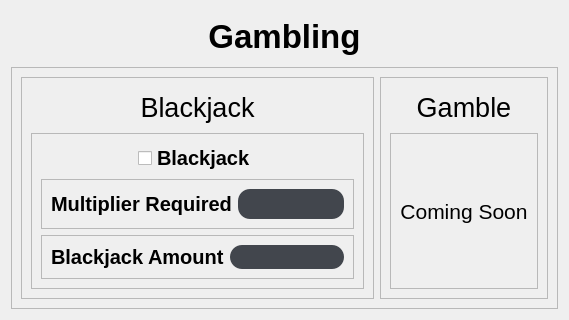
            <widget class="QWidget" name="gambling">
             <layout class="QVBoxLayout" name="verticalLayout_10">
              <item>
               <widget class="QLabel" name="gambling_title">
                <property name="minimumSize">
                 <size>
                  <width>0</width>
                  <height>50</height>
                 </size>
                </property>
                <property name="maximumSize">
                 <size>
                  <width>16777215</width>
                  <height>50</height>
                 </size>
                </property>
                <property name="font">
                 <font>
                  <family>Segoe UI</family>
                  <pointsize>25</pointsize>
                  <weight>75</weight>
                  <bold>true</bold>
                 </font>
                </property>
                <property name="text">
                 <string>Gambling</string>
                </property>
                <property name="alignment">
                 <set>Qt::AlignCenter</set>
                </property>
               </widget>
              </item>
              <item>
               <widget class="QFrame" name="gambling_frame">
                <property name="sizePolicy">
                 <sizepolicy hsizetype="Preferred" vsizetype="Expanding">
                  <horstretch>0</horstretch>
                  <verstretch>0</verstretch>
                 </sizepolicy>
                </property>
                <property name="frameShape">
                 <enum>QFrame::StyledPanel</enum>
                </property>
                <property name="frameShadow">
                 <enum>QFrame::Raised</enum>
                </property>
                <layout class="QHBoxLayout" name="horizontalLayout_5">
                 <item>
                  <widget class="QFrame" name="blackjack">
                   <property name="frameShape">
                    <enum>QFrame::StyledPanel</enum>
                   </property>
                   <property name="frameShadow">
                    <enum>QFrame::Raised</enum>
                   </property>
                   <layout class="QVBoxLayout" name="verticalLayout_15">
                    <item alignment="Qt::AlignTop">
                     <widget class="QLabel" name="label">
                      <property name="minimumSize">
                       <size>
                        <width>0</width>
                        <height>40</height>
                       </size>
                      </property>
                      <property name="maximumSize">
                       <size>
                        <width>16777215</width>
                        <height>40</height>
                       </size>
                      </property>
                      <property name="font">
                       <font>
                        <family>Segoe UI</family>
                        <pointsize>20</pointsize>
                        <weight>50</weight>
                        <bold>false</bold>
                       </font>
                      </property>
                      <property name="text">
                       <string>Blackjack</string>
                      </property>
                      <property name="alignment">
                       <set>Qt::AlignCenter</set>
                      </property>
                     </widget>
                    </item>
                    <item>
                     <widget class="QFrame" name="bj_frame">
                      <property name="sizePolicy">
                       <sizepolicy hsizetype="Preferred" vsizetype="Expanding">
                        <horstretch>0</horstretch>
                        <verstretch>0</verstretch>
                       </sizepolicy>
                      </property>
                      <property name="frameShape">
                       <enum>QFrame::StyledPanel</enum>
                      </property>
                      <property name="frameShadow">
                       <enum>QFrame::Raised</enum>
                      </property>
                      <layout class="QVBoxLayout" name="verticalLayout_17">
                       <item alignment="Qt::AlignHCenter">
                        <widget class="QCheckBox" name="blackjack_btn">
                         <property name="font">
                          <font>
                           <family>Segoe UI</family>
                           <pointsize>15</pointsize>
                           <weight>75</weight>
                           <bold>true</bold>
                          </font>
                         </property>
                         <property name="cursor">
                          <cursorShape>PointingHandCursor</cursorShape>
                         </property>
                         <property name="layoutDirection">
                          <enum>Qt::LeftToRight</enum>
                         </property>
                         <property name="text">
                          <string>Blackjack</string>
                         </property>
                        </widget>
                       </item>
                       <item>
                        <widget class="QFrame" name="frame_5">
                         <property name="minimumSize">
                          <size>
                           <width>0</width>
                           <height>50</height>
                          </size>
                         </property>
                         <property name="maximumSize">
                          <size>
                           <width>16777215</width>
                           <height>50</height>
                          </size>
                         </property>
                         <property name="frameShape">
                          <enum>QFrame::StyledPanel</enum>
                         </property>
                         <property name="frameShadow">
                          <enum>QFrame::Raised</enum>
                         </property>
                         <layout class="QHBoxLayout" name="horizontalLayout_7">
                          <item>
                           <widget class="QLabel" name="label_4">
                            <property name="sizePolicy">
                             <sizepolicy hsizetype="Fixed" vsizetype="Preferred">
                              <horstretch>0</horstretch>
                              <verstretch>0</verstretch>
                             </sizepolicy>
                            </property>
                            <property name="font">
                             <font>
                              <family>Segoe UI</family>
                              <pointsize>15</pointsize>
                              <weight>75</weight>
                              <bold>true</bold>
                             </font>
                            </property>
                            <property name="text">
                             <string>Multiplier Required</string>
                            </property>
                           </widget>
                          </item>
                          <item>
                           <widget class="QLineEdit" name="multi">
                            <property name="sizePolicy">
                             <sizepolicy hsizetype="Preferred" vsizetype="Preferred">
                              <horstretch>0</horstretch>
                              <verstretch>0</verstretch>
                             </sizepolicy>
                            </property>
                            <property name="styleSheet">
                             <string notr="true">background-color: #42464d; border-radius: 12px;</string>
                            </property>
                            <property name="alignment">
                             <set>Qt::AlignCenter</set>
                            </property>
                           </widget>
                          </item>
                         </layout>
                        </widget>
                       </item>
                       <item>
                        <widget class="QFrame" name="frame_6">
                         <property name="maximumSize">
                          <size>
                           <width>16777215</width>
                           <height>50</height>
                          </size>
                         </property>
                         <property name="frameShape">
                          <enum>QFrame::StyledPanel</enum>
                         </property>
                         <property name="frameShadow">
                          <enum>QFrame::Raised</enum>
                         </property>
                         <layout class="QHBoxLayout" name="horizontalLayout_8">
                          <item>
                           <widget class="QLabel" name="label_5">
                            <property name="sizePolicy">
                             <sizepolicy hsizetype="Fixed" vsizetype="Preferred">
                              <horstretch>0</horstretch>
                              <verstretch>0</verstretch>
                             </sizepolicy>
                            </property>
                            <property name="font">
                             <font>
                              <family>Segoe UI</family>
                              <pointsize>15</pointsize>
                              <weight>75</weight>
                              <bold>true</bold>
                             </font>
                            </property>
                            <property name="text">
                             <string>Blackjack Amount</string>
                            </property>
                           </widget>
                          </item>
                          <item>
                           <widget class="QLineEdit" name="bj_amount">
                            <property name="sizePolicy">
                             <sizepolicy hsizetype="Preferred" vsizetype="Preferred">
                              <horstretch>0</horstretch>
                              <verstretch>0</verstretch>
                             </sizepolicy>
                            </property>
                            <property name="styleSheet">
                             <string notr="true">background-color: #42464d; border-radius: 12px;</string>
                            </property>
                            <property name="alignment">
                             <set>Qt::AlignCenter</set>
                            </property>
                           </widget>
                          </item>
                         </layout>
                        </widget>
                       </item>
                      </layout>
                     </widget>
                    </item>
                   </layout>
                  </widget>
                 </item>
                 <item>
                  <widget class="QFrame" name="gamble">
                   <property name="frameShape">
                    <enum>QFrame::StyledPanel</enum>
                   </property>
                   <property name="frameShadow">
                    <enum>QFrame::Raised</enum>
                   </property>
                   <layout class="QVBoxLayout" name="verticalLayout_16">
                    <item alignment="Qt::AlignTop">
                     <widget class="QLabel" name="label_2">
                      <property name="minimumSize">
                       <size>
                        <width>0</width>
                        <height>40</height>
                       </size>
                      </property>
                      <property name="maximumSize">
                       <size>
                        <width>16777215</width>
                        <height>40</height>
                       </size>
                      </property>
                      <property name="font">
                       <font>
                        <family>Segoe UI</family>
                        <pointsize>20</pointsize>
                        <weight>50</weight>
                        <bold>false</bold>
                       </font>
                      </property>
                      <property name="text">
                       <string>Gamble</string>
                      </property>
                      <property name="alignment">
                       <set>Qt::AlignCenter</set>
                      </property>
                     </widget>
                    </item>
                    <item>
                     <widget class="QFrame" name="gamble_frame">
                      <property name="sizePolicy">
                       <sizepolicy hsizetype="Preferred" vsizetype="Expanding">
                        <horstretch>0</horstretch>
                        <verstretch>0</verstretch>
                       </sizepolicy>
                      </property>
                      <property name="frameShape">
                       <enum>QFrame::StyledPanel</enum>
                      </property>
                      <property name="frameShadow">
                       <enum>QFrame::Raised</enum>
                      </property>
                      <layout class="QHBoxLayout" name="horizontalLayout_6">
                       <item>
                        <widget class="QLabel" name="label_3">
                         <property name="font">
                          <font>
                           <family>Segoe UI</family>
                           <pointsize>16</pointsize>
                          </font>
                         </property>
                         <property name="text">
                          <string>Coming Soon</string>
                         </property>
                         <property name="alignment">
                          <set>Qt::AlignCenter</set>
                         </property>
                        </widget>
                       </item>
                      </layout>
                     </widget>
                    </item>
                   </layout>
                  </widget>
                 </item>
                </layout>
               </widget>
              </item>
             </layout>
            </widget>
